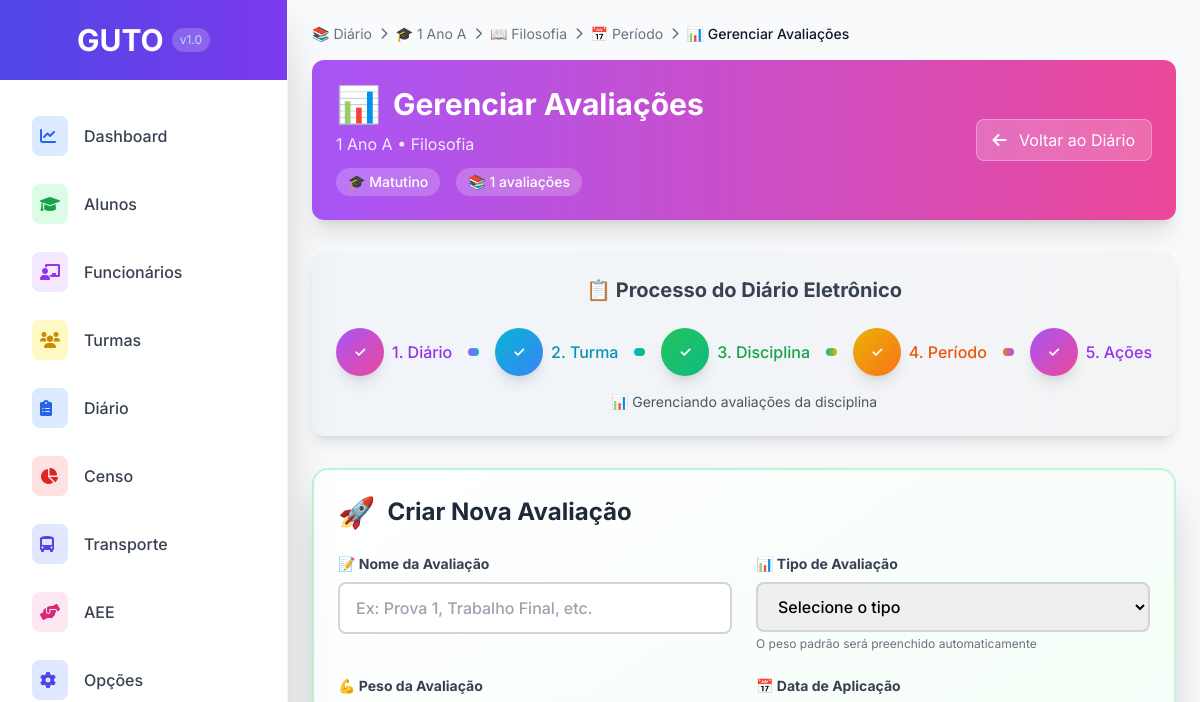
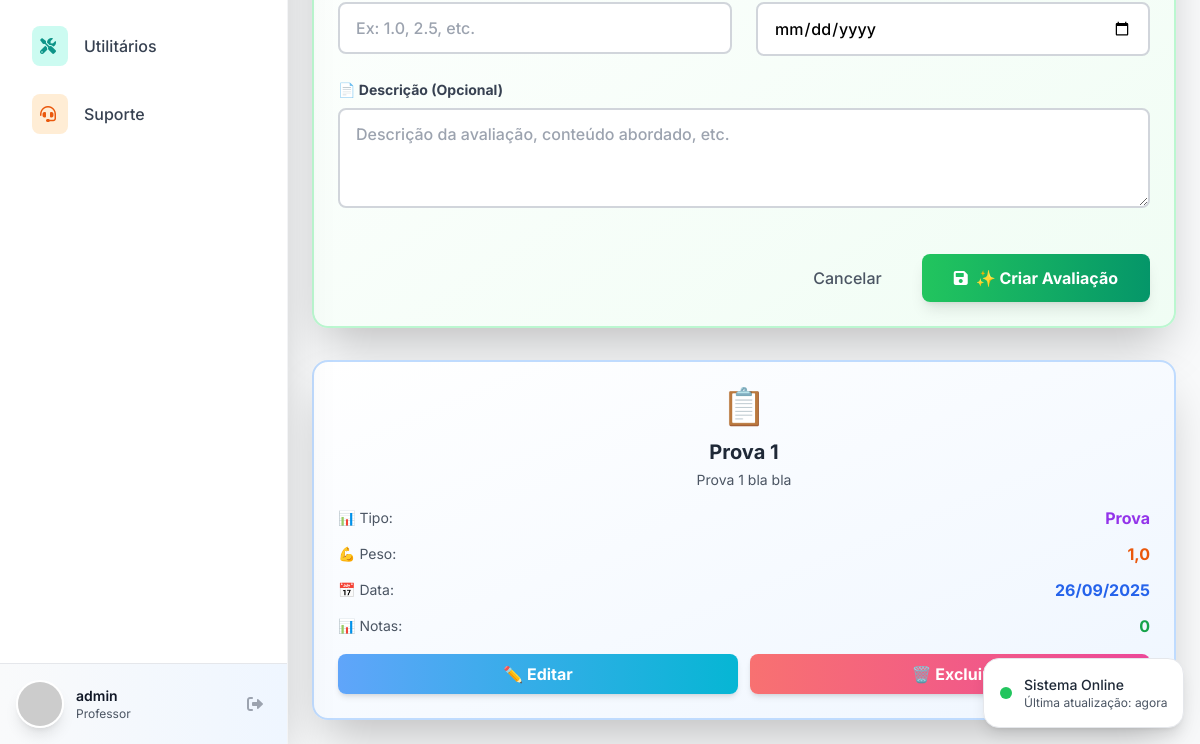
The page /turmas/turma/1/gerenciar-avaliacoes/?disciplina=5&divisao=5 (signed in) on the database as committed earlier (2 pictures, top to bottom).
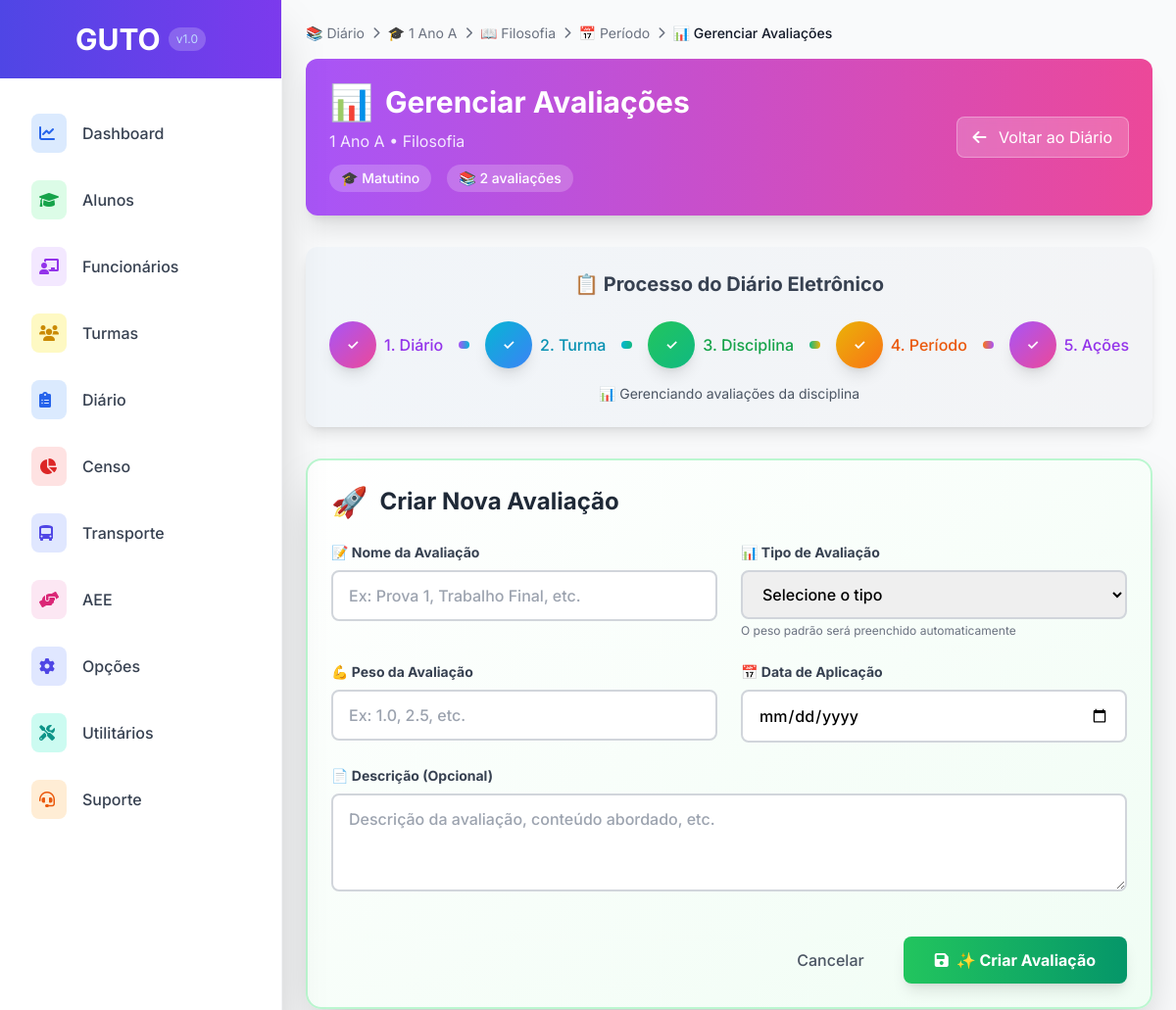
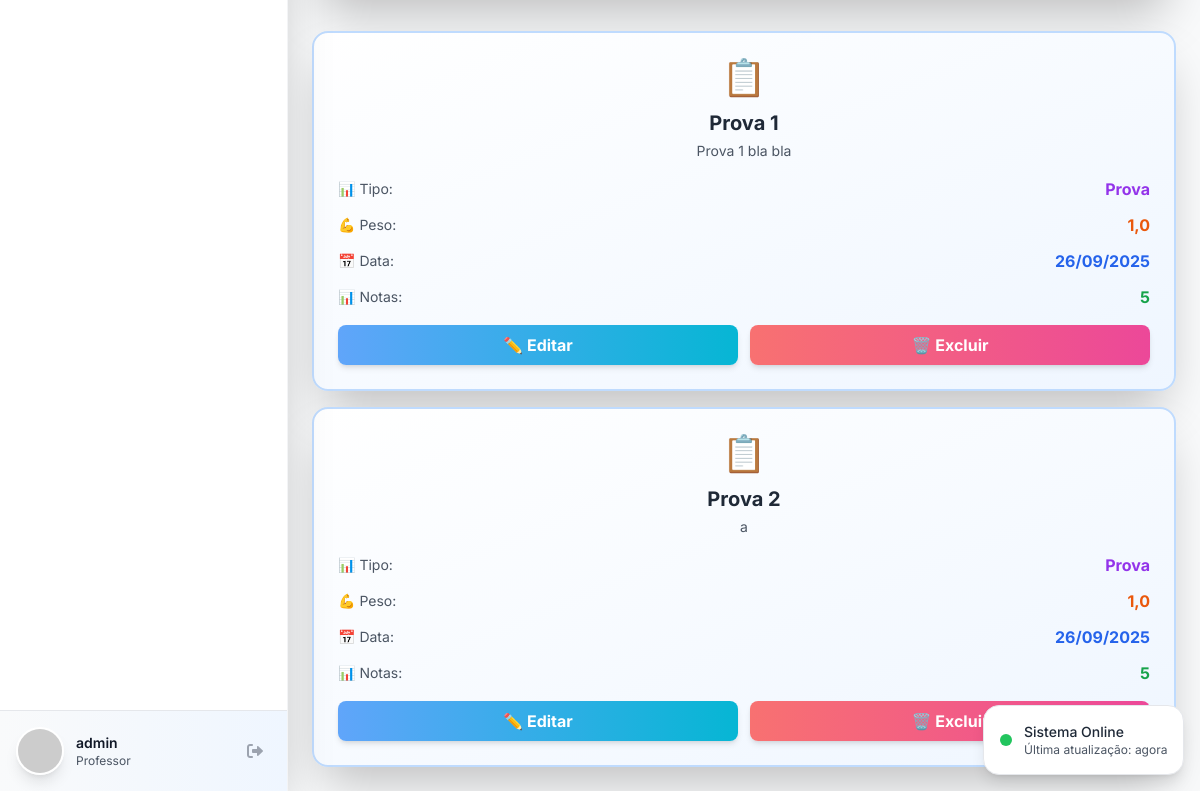
The same page on the database as committed later (2 pictures, top to bottom).
### turma/models.py (models this page shows, shortened)
class Avaliacao(models.Model):
    turma = models.ForeignKey(Turma, on_delete=models.CASCADE, related_name='avaliacoes', verbose_name="Turma")
    disciplina = models.ForeignKey(Disciplina, on_delete=models.CASCADE, verbose_name="Disciplina")
    divisao_periodo = models.ForeignKey(DivisaoPeriodoLetivo, on_delete=models.CASCADE, verbose_name="Período")
    tipo_avaliacao = models.ForeignKey(TipoAvaliacao, on_delete=models.CASCADE, verbose_name="Tipo de Avaliação")
    professor = models.ForeignKey(User, on_delete=models.PROTECT, verbose_name="Professor")
    nome = models.CharField(max_length=255, verbose_name="Nome da Avaliação")
    descricao = models.TextField(blank=True, null=True, verbose_name="Descrição")
    data_aplicacao = models.DateField(verbose_name="Data de Aplicação")
    valor_maximo = models.DecimalField(max_digits=4, decimal_places=2, default=10.00, verbose_name="Valor Máximo")
    peso = models.DecimalField(max_digits=3, decimal_places=1, default=1.0, verbose_name="Peso")
    ativo = models.BooleanField(default=True, verbose_name="Avaliação Ativa")
    notas_lancadas = models.BooleanField(default=False, verbose_name="Notas Lançadas")
    data_criacao = models.DateTimeField(auto_now_add=True, verbose_name="Data de Criação")
    data_atualizacao = models.DateTimeField(auto_now=True, verbose_name="Última Atualização")
    class Meta:
        verbose_name = "Avaliação"
        verbose_name_plural = "Avaliações"
        ordering = ['-data_aplicacao', 'nome']

class TipoAvaliacao(models.Model):
    nome = models.CharField(max_length=100, verbose_name="Nome do Tipo")
    descricao = models.CharField(max_length=255, blank=True, null=True, verbose_name="Descrição")
    peso_default = models.DecimalField(max_digits=3, decimal_places=1, default=1.0, verbose_name="Peso Padrão")
    cor_display = models.CharField(max_length=7, default='#3B82F6', verbose_name="Cor para Exibição")
    ativo = models.BooleanField(default=True, verbose_name="Tipo Ativo")
    class Meta:
        verbose_name = "Tipo de Avaliação"
        verbose_name_plural = "Tipos de Avaliação"
        ordering = ['nome']

### turma/views.py (the view, shortened to what this page needs)
# urls.py: path('turma/<int:turma_id>/gerenciar-avaliacoes/', views.gerenciar_avaliacoes_diario, name='gerenciar_avaliacoes_diario'),
@login_required
def gerenciar_avaliacoes_diario(request, turma_id):
    turma = get_object_or_404(Turma, pk=turma_id)
    disciplina_id = request.GET.get('disciplina')
    if not disciplina_id:
        messages.error(request, 'Selecione uma disciplina para gerenciar avaliações.')
        return redirect('diario:notas', turma_id=turma_id)
    disciplina = get_object_or_404(Disciplina, pk=disciplina_id)
    avaliacoes = Avaliacao.objects.filter(
        turma=turma,
        disciplina=disciplina
    ).order_by('nome')
    for avaliacao in avaliacoes:
        avaliacao.total_notas_lancadas = NotaAvaliacao.objects.filter(avaliacao=avaliacao).count()
    tipos_avaliacao = TipoAvaliacao.objects.all().order_by('nome')
    context = {
        'turma': turma,
        'disciplina': disciplina,
        'avaliacoes': avaliacoes,
        'tipos_avaliacao': tipos_avaliacao,
        'page_title': f'Avaliações - {disciplina.nome} - {turma.nome}'
    }
    return render(request, 'diario/gerenciar_avaliacoes_diario.html', context)

### templates/diario/gerenciar_avaliacoes_diario.html (shortened to what the changed rows need)
{% extends 'base.html' %}
{% load static %}
{% block content %}
<div class="max-w-6xl mx-auto">
    <div class="mb-8">
        <div class="bg-gradient-to-r from-purple-500 to-pink-500 rounded-xl p-6 text-white shadow-xl">
            <div class="flex items-center justify-between">
                <div>
                    <h1 class="text-3xl font-bold flex items-center">
                        <span class="text-4xl mr-3">📊</span>
                        Gerenciar Avaliações
                    </h1>
                    <div class="mt-3 flex items-center space-x-4">
                        <span class="bg-white/20 px-3 py-1 rounded-full text-sm font-medium">
                            🎓 {{ turma.get_turno_display }}
                        </span>
                        <span class="bg-white/20 px-3 py-1 rounded-full text-sm font-medium">
                            📚 {{ avaliacoes.count }} avaliações
                        </span>
                    </div>
                </div>
            </div>
        </div>
    </div>
    <div class="mb-8">
        <div class="bg-gradient-to-r from-slate-100 to-gray-100 rounded-xl p-6 shadow-lg">
            <h2 class="text-xl font-bold text-center text-gray-700 mb-6">
                📋 Processo do Diário Eletrônico
            </h2>
        </div>
    </div>
    <div class="grid grid-cols-1 xl:grid-cols-2 gap-8">
        <div>
            <div class="bg-gradient-to-br from-white to-green-50 border-2 border-green-200 rounded-2xl shadow-2xl p-6 sticky top-6">
                <h2 class="text-2xl font-bold text-gray-800 mb-6 flex items-center">
                    <span class="text-3xl mr-3">🚀</span>
                    Criar Nova Avaliação
                </h2>
            </div>
        </div>
        <div>
            {% if avaliacoes %}
            <div class="space-y-4">
        {% for avaliacao in avaliacoes %}
        <div class="bg-gradient-to-br from-white to-blue-50 border-2 border-blue-200 rounded-2xl shadow-2xl p-6 hover:shadow-2xl hover:scale-105 transition-all duration-300">
            <div class="text-center mb-4">
                <div class="text-4xl mb-3">
                    {% if 'Prova' in avaliacao.tipo_avaliacao.nome %}
                        📋
                    {% elif 'Trabalho' in avaliacao.tipo_avaliacao.nome %}
                        📚
                    {% elif 'Projeto' in avaliacao.tipo_avaliacao.nome %}
                        🎯
                    {% elif 'Participação' in avaliacao.tipo_avaliacao.nome or 'Atividade' in avaliacao.tipo_avaliacao.nome %}
                        🙋‍♀️
                    {% else %}
                        📝
                    {% endif %}
                </div>
                <h3 class="text-xl font-bold text-gray-800">{{ avaliacao.nome }}</h3>
                {% if avaliacao.descricao %}
                    <p class="text-gray-600 text-sm mt-1">{{ avaliacao.descricao }}</p>
                {% else %}
                    <p class="text-gray-400 text-sm mt-1 italic">Sem descrição</p>
                {% endif %}
            </div>
            <div class="space-y-3 mb-4">
                <div class="flex justify-between items-center">
                    <span class="text-sm text-gray-600">📊 Tipo:</span>
                    <span class="font-bold text-purple-600">{{ avaliacao.tipo_avaliacao.nome }}</span>
                </div>
                <div class="flex justify-between items-center">
                    <span class="text-sm text-gray-600">💪 Peso:</span>
                    <span class="font-bold text-orange-600">{{ avaliacao.peso|floatformat:1 }}</span>
                </div>
                <div class="flex justify-between items-center">
                    <span class="text-sm text-gray-600">📅 Data:</span>
                    <span class="font-bold text-blue-600">{{ avaliacao.data_aplicacao|date:"d/m/Y" }}</span>
                </div>
                <div class="flex justify-between items-center">
                    <span class="text-sm text-gray-600">📊 Notas:</span>
                    <span class="font-bold text-green-600">{{ avaliacao.total_notas_lancadas|default:0 }}</span>
                </div>
            </div>
            <div class="grid grid-cols-2 gap-3">
                <a href="{% url 'turma:editar_avaliacao_diario' avaliacao.pk %}"
                   class="text-center px-3 py-2 bg-gradient-to-r from-blue-400 to-cyan-500 hover:from-blue-500 hover:to-cyan-600 text-white font-bold rounded-lg transition-all duration-300 shadow-md transform hover:scale-105">
                    ✏️ Editar
                </a>
                <a href="{% url 'turma:excluir_avaliacao_diario' avaliacao.pk %}"
                   class="text-center px-3 py-2 bg-gradient-to-r from-red-400 to-pink-500 hover:from-red-500 hover:to-pink-600 text-white font-bold rounded-lg transition-all duration-300 shadow-md transform hover:scale-105"
                   onclick="return confirm('Tem certeza que deseja excluir esta avaliação?')">
                    🗑️ Excluir
                </a>
            </div>
        </div>
        {% endfor %}
            </div>
            {% endif %}
        </div>
    </div>
</div>
{% endblock %}

Rows that differ between the two databases and show on the page:
computed for Avaliacao "Prova 1": total_notas_lancadas "0" → "5"
added Avaliacao: nome "Prova 2", descricao "a", tipo_avaliacao.nome "Prova", peso "1,0", data_aplicacao "26/09/2025", total_notas_lancadas "5"
Other text that changed with them:
{{ avaliacoes.count }}: "1" → "2"
